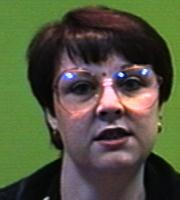
#> input picture eigenfaces/eigenfaces/faces94/female/9336923/9336923.15.jpg, 180 x 200 px, found by its file name; its folder holds only this picture in this run
$ python eigenfaces.py   (older library calls are emulated)
#> lines starting #> are read from the running program, lines starting #| are printed output that depends on the picture
# -*- coding: utf-8 -*-
"""
Created on Wed Oct  2 12:13:49 2019

@author: royru
"""

import numpy as np
import cv2
from os import listdir
from sklearn.decomposition import PCA
import matplotlib.pyplot as plt
from sklearn.preprocessing import StandardScaler
from scipy.misc import imread
from scipy.misc import imresize

def get_dir_list(base_path):
    dir_list = []
    base_path = base_path
    for first_level in listdir(base_path):
        path = base_path+'\\'+first_level
        for second_level in listdir(path):
            dir_list.append(path+'\\'+second_level)
    return dir_list

class PCA_cls:
    def __init__(self,data):
        self.data = data
        self.u, self.sigma, self.vt = np.linalg.svd(data,full_matrices=False, compute_uv=True)
    def get_svd(self):
        return self.u,self.sigma,self.vt
    def get_image(self,index,vectors): #index of image in u, how many pc vectors
        image = self.u[index,:vectors]@np.diag(self.sigma[:pc_vectors])@self.vt[:pc_vectors]
        return image
#########################################################################################
if __name__ == "__main__":
    base_path = r'.\faces94'
    image_index = 2 #index of image to decode
    image_height = 200
    image_width = 200
    pc_vectors = 60 # how many eigen vectors to compute
    dir_list = get_dir_list(base_path) # create list of all directories
    face_list = []
    flatten_list = []
    for directory in dir_list:
        file_path = directory +'\\'+listdir(directory)[0]
        if file_path[-3:] == 'jpg' :
            face = imread(file_path,mode='L')
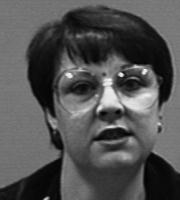
#> face: shape (200, 180); min 0, max 253, mean 81.9
            face = imresize(face,(image_height,image_width))
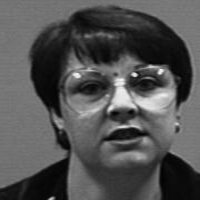
#> face: shape (200, 200); min 2, max 249, mean 81.9
            face_list.append(face)
            flatten_list.append(np.reshape(face,(1,image_height*image_width)))
        else:
            continue
#> pass 2 of the loop `for directory in dir_list:`:
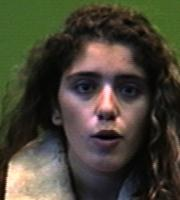
#> input picture eigenfaces/eigenfaces/faces94/female/9338535/9338535.10.jpg, 180 x 200 px, found by its file name
#> `face = imread(file_path,mode='L')`:
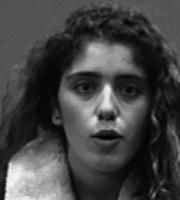
#> face: shape (200, 180); min 1, max 246, mean 67.5
#> `face = imresize(face,(image_height,image_width))`:
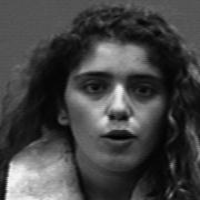
#> face: shape (200, 200); min 1, max 245, mean 67.6

#> (the run stopped early here; a loop or call above may not have finished)
